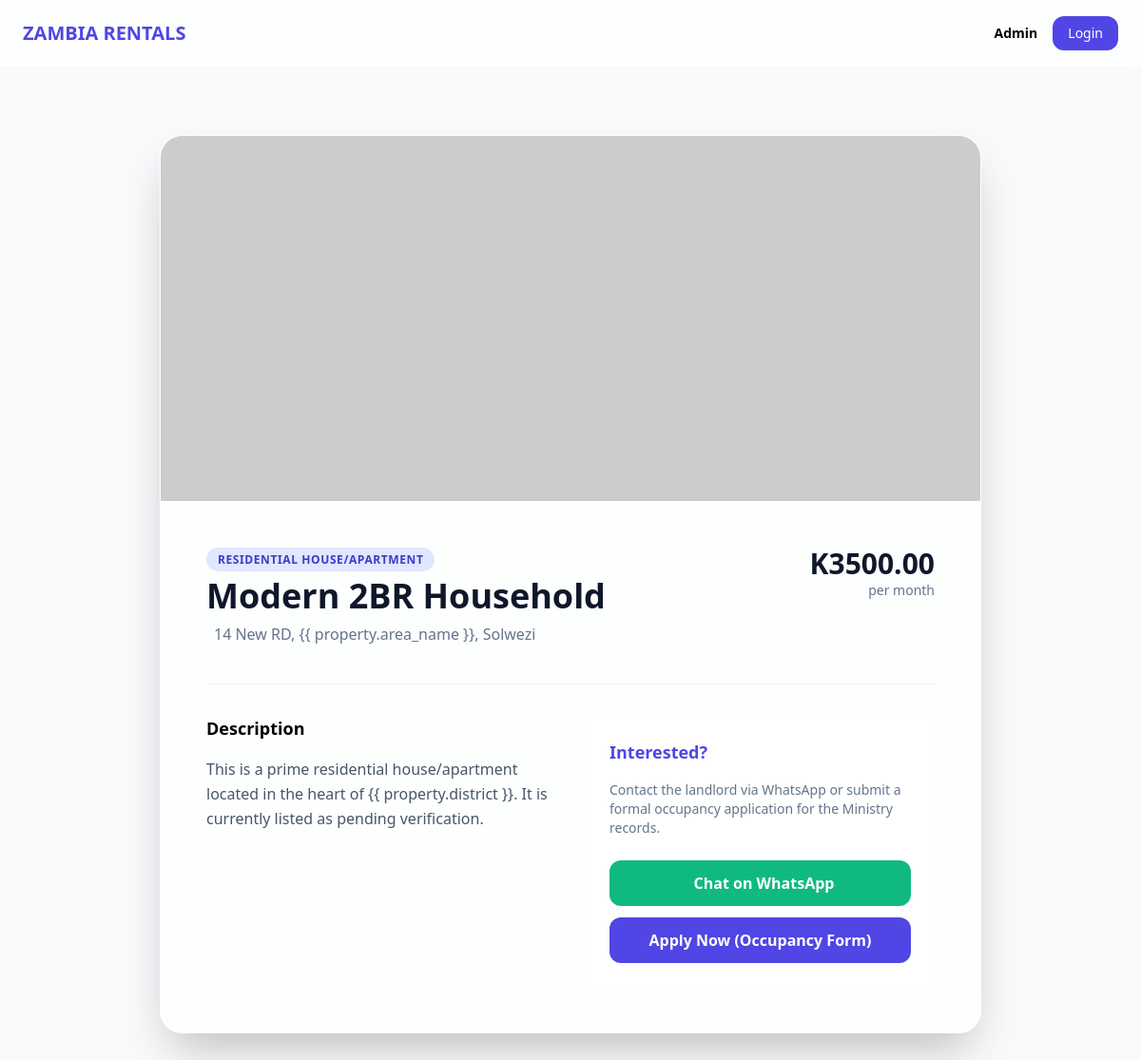
The page /property/3/ on the database its author committed.
### core/models.py (models this page shows, shortened)
class Property(models.Model):
    CATEGORY_CHOICES = (
        ('RESIDENTIAL', 'Residential House/Apartment'),
        ('BOARDING', 'Student Boarding House'),
        ('LODGE', 'Lodge/Short-stay'),
    )
    owner = models.ForeignKey(settings.AUTH_USER_MODEL, on_delete=models.CASCADE, related_name='properties')
    title = models.CharField(max_length=255)
    category = models.CharField(max_length=20, choices=CATEGORY_CHOICES, default='RESIDENTIAL')
    province = models.CharField(max_length=50, default="Lusaka")
    district = models.CharField(max_length=50)
    area_name = models.CharField(max_length=100, blank=True)
    street_address = models.CharField(max_length=255, blank=True)
    price = models.DecimalField(max_digits=10, decimal_places=2)
    is_tax_compliant = models.BooleanField(default=False)
    created_at = models.DateTimeField(auto_now_add=True)

### core/views.py (the view)
# urls.py: path('property/<int:pk>/', property_detail_page, name='property-detail'),
def property_detail_page(request, pk):
    property_obj = get_object_or_404(Property, pk=pk)
    landlord_phone = property_obj.owner.phone_number
    return render(request, 'property_detail.html', {
        'property': property_obj,
        'landlord_phone': landlord_phone
    })

### templates/property_detail.html (shortened to what this page needs)
{% load static %}
<!DOCTYPE html>
<html lang="en">
<head>
    <script src="https://cdn.tailwindcss.com"></script>
    <link rel="stylesheet" href="{% static 'css/global.css' %}">
</head>
<body class="bg-slate-50 min-h-screen">
    {% include 'navbar.html' %}
    <main class="max-w-4xl mx-auto px-4 py-12">
        <div class="glass-card rounded-3xl overflow-hidden shadow-2xl">
            <div class="h-96 bg-slate-200">
                <img src="https://via.placeholder.com/800x400?text={{ property.title }}"
                    class="w-full h-full object-cover">
            </div>
            <div class="p-8 md:p-12">
                <div class="flex flex-col md:flex-row justify-between items-start gap-4 mb-6">
                    <div>
                        <span
                            class="bg-indigo-100 text-indigo-700 px-3 py-1 rounded-full text-xs font-bold uppercase tracking-wider">
                            {{ property.get_category_display }}
                        </span>
                        <h1 class="text-4xl font-extrabold text-slate-900 mt-2">{{ property.title }}</h1>
                        <p class="text-slate-500 mt-2">
                            {{ property.street_address }}, {{
                            property.area_name }}, {{ property.district }}
                        </p>
                    </div>
                    <div class="text-right">
                        <p class="text-3xl font-black text-slate-900">K{{ property.price }}</p>
                        <p class="text-slate-500 text-sm">per month</p>
                    </div>
                </div>
                <div class="grid grid-cols-1 md:grid-cols-2 gap-8 mt-10 border-t border-slate-100 pt-8">
                    <div>
                        <h3 class="font-bold text-lg mb-4">Description</h3>
                        <p class="text-slate-600 leading-relaxed">
                            This is a prime {{ property.get_category_display|lower }} located in the heart of {{
                            property.district }}.
                            It is currently listed as {% if property.is_tax_compliant %}tax compliant{% else %}pending
                            verification{% endif %}.
                        </p>
                    </div>
                    <div class="glass p-6 rounded-2xl">
                        <h3 class="font-bold text-lg mb-4 text-indigo-600">Interested?</h3>
                        <p class="text-sm text-slate-500 mb-6">Contact the landlord via WhatsApp or submit a formal
                            occupancy application for the Ministry records.</p>
                        <div class="space-y-3">
                            {% if landlord_phone %}
                            <a href="https://wa.me/{{ landlord_phone }}?text=Hello, I am interested in your property: {{ property.title }} listed on Zambia Rentals."
                                target="_blank"
                                class="w-full inline-block text-center bg-emerald-500 text-white font-bold py-3 rounded-xl hover:bg-emerald-600 hover:shadow-lg transition">
                                 Chat on WhatsApp
                            </a>
                            {% else %}
                            <button disabled
                                class="w-full bg-slate-300 text-slate-500 font-bold py-3 rounded-xl cursor-not-allowed">
                                Contact Unavailable
                            </button>
                            {% endif %}
                            <a href="{% url 'apply-property' property.id %}"
                                class="w-full inline-block text-center bg-indigo-600 text-white font-bold py-3 rounded-xl hover:bg-indigo-700 hover:shadow-lg transition">
                                Apply Now (Occupancy Form)
                            </a>
                        </div>
                    </div>
                </div>
            </div>
        </div>
    </main>
</body>
</html>

### static/css/global.css (style rules this page uses)
:root { --glass-bg: rgba(255, 255, 255, 0.7); --glass-border: rgba(255, 255, 255, 0.3); --glass-blur: 12px; }
.glass { background: var(--glass-bg); backdrop-filter: blur(var(--glass-blur)); -webkit-backdrop-filter: blur(var(--glass-blur)); border: 1px solid var(--glass-border); }
.glass-card { background: var(--glass-bg); backdrop-filter: blur(var(--glass-blur)); border: 1px solid var(--glass-border); transition: transform 0.3s ease, box-shadow 0.3s ease; }

### rows shown on the page
Property: category "RESIDENTIAL HOUSE/APARTMENT", title "Modern 2BR Household", street_address "14 New RD", district "Solwezi", price "3500.00", category "residential house/apartment"
